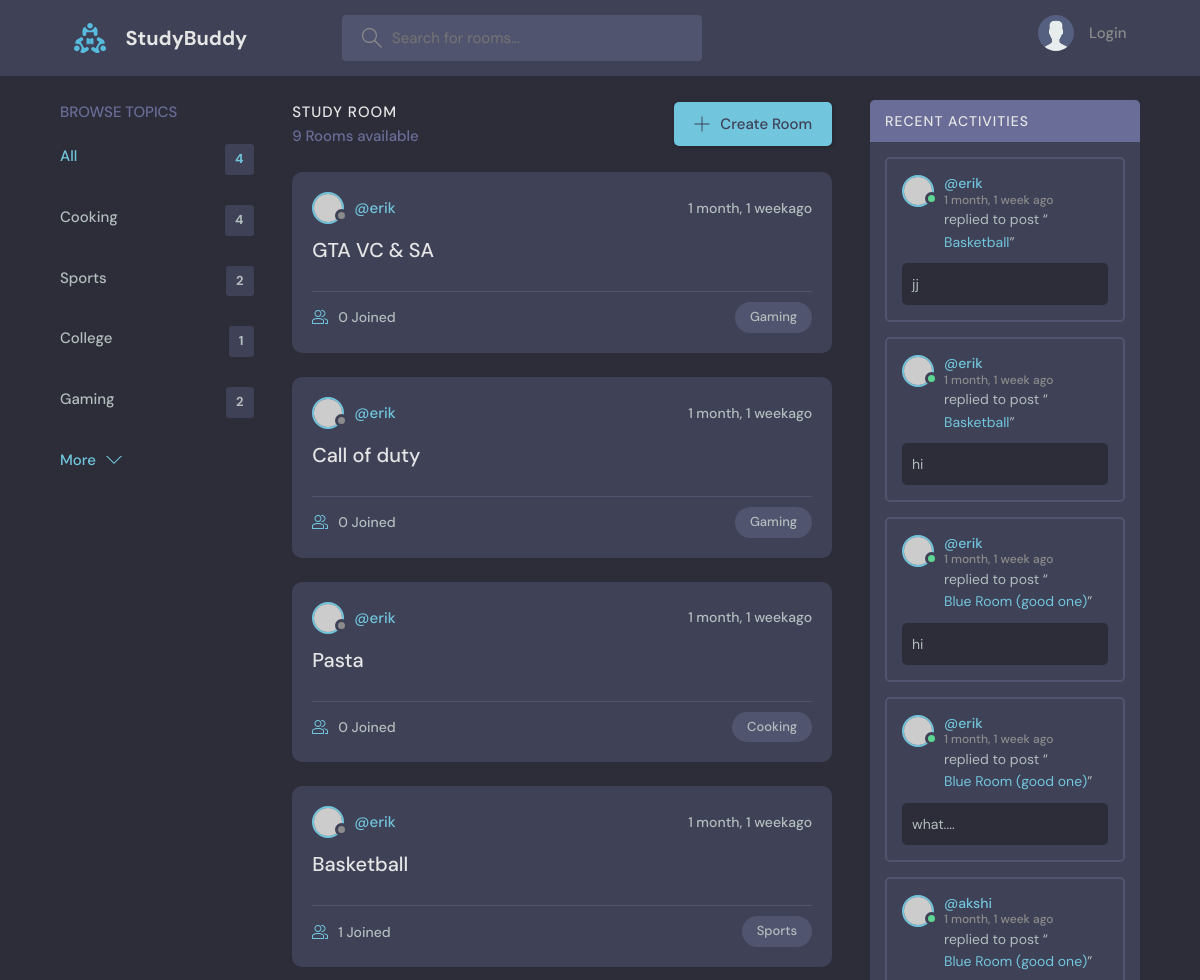
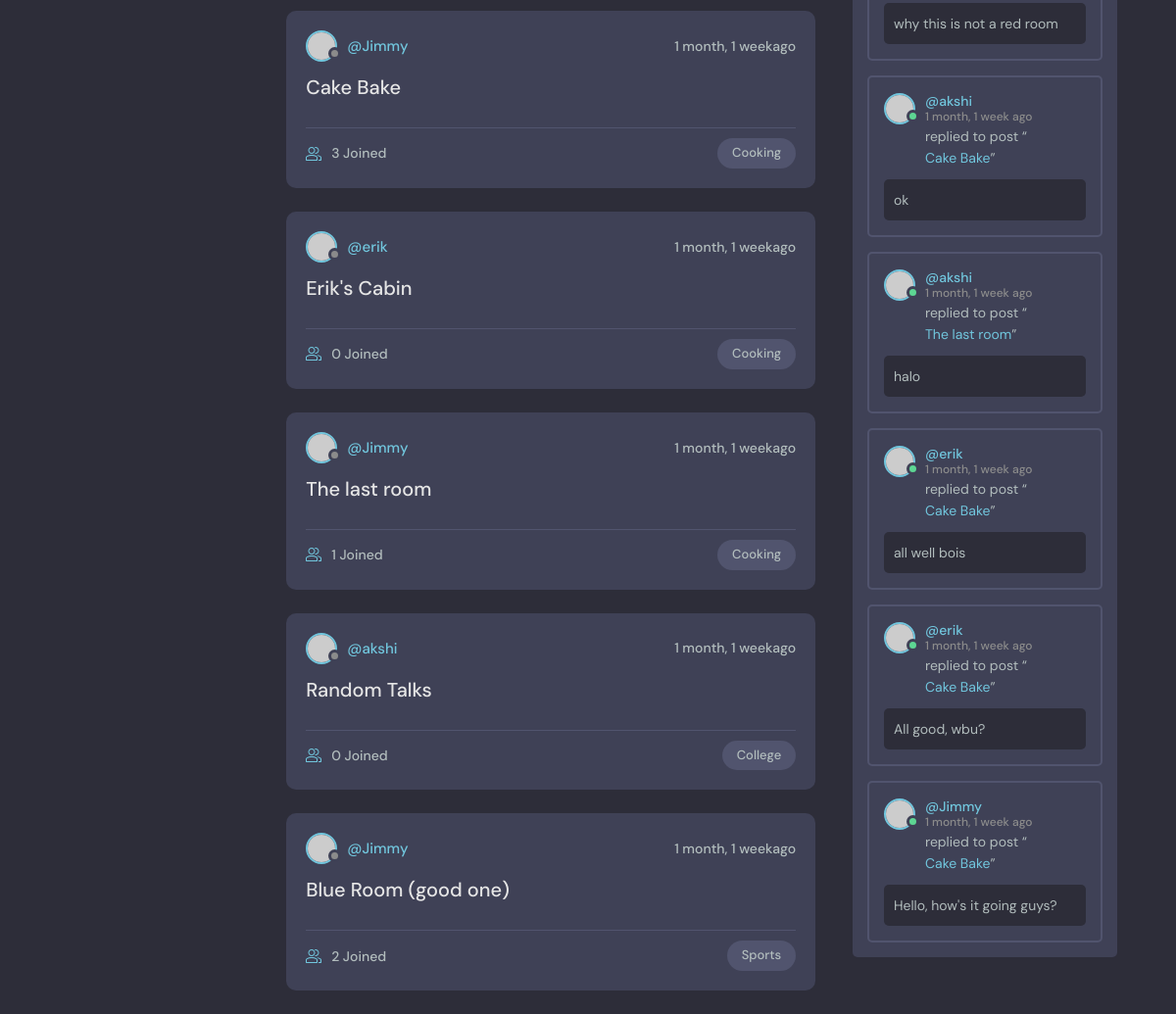
The app's page /rooms/, older data (2 pictures, top to bottom).
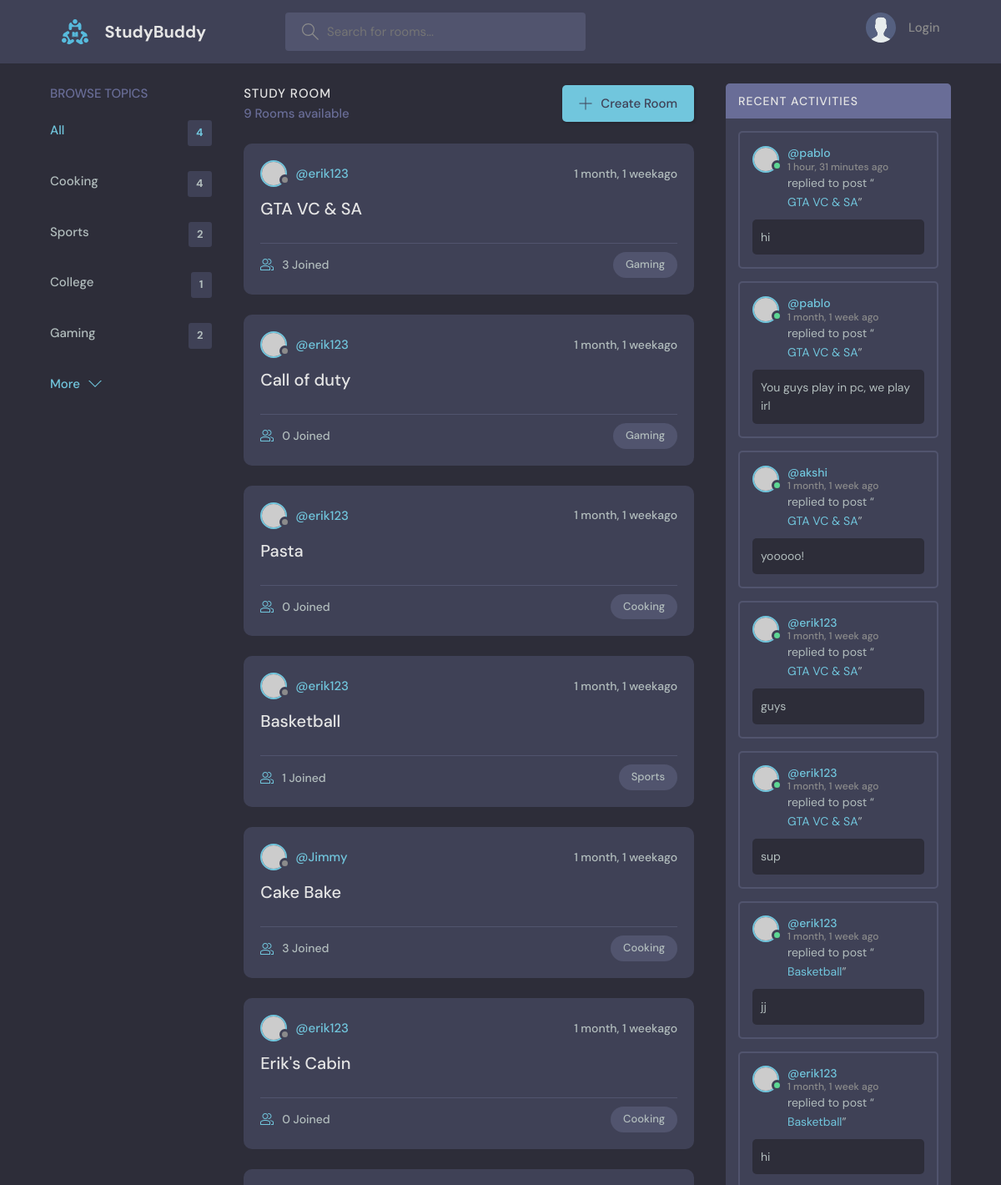
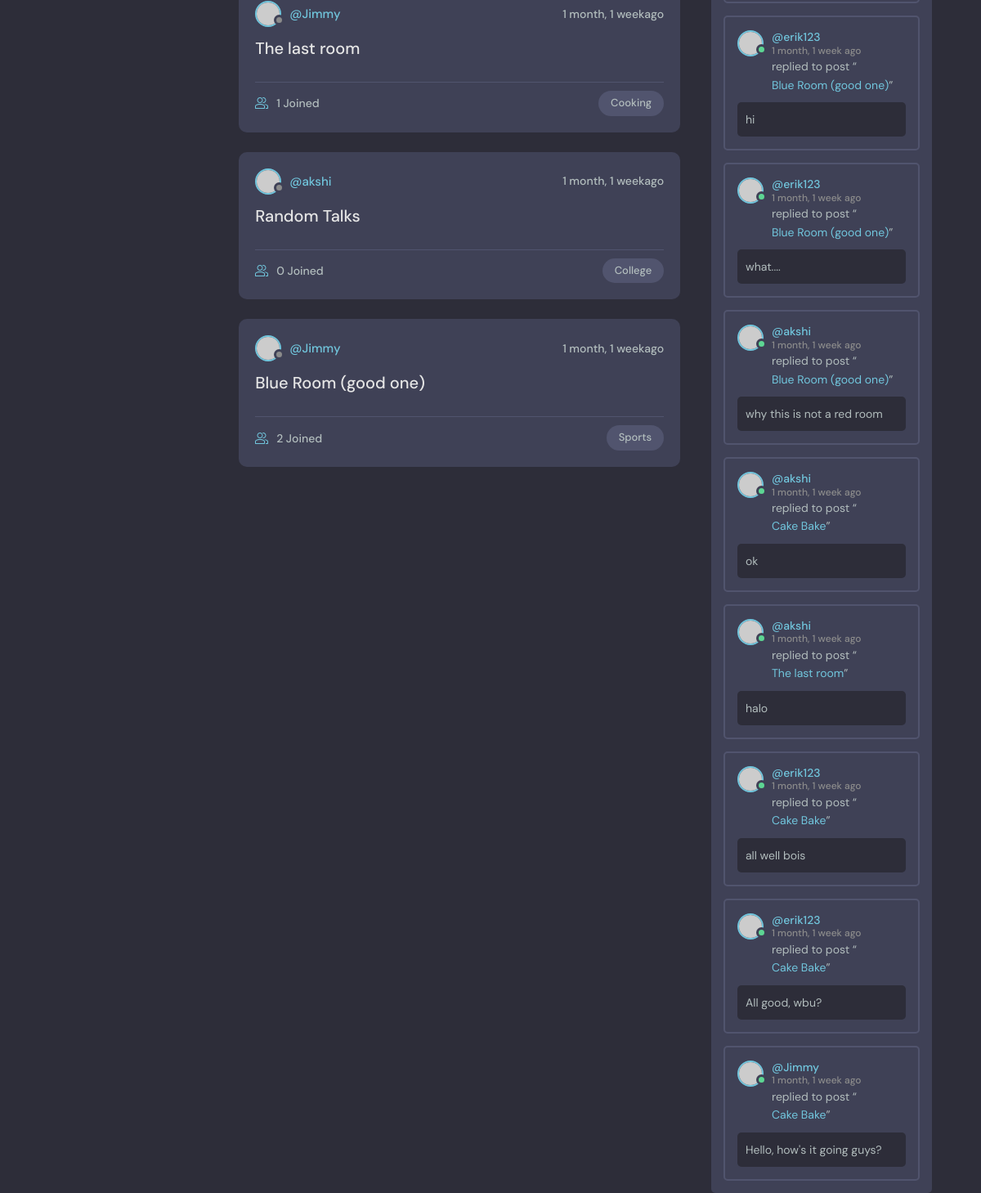
The same page, newer data (2 pictures, top to bottom).
### base/models.py (models this page shows, shortened)
class Topic(models.Model):
    name = models.CharField(max_length=100)
    def __str__(self):
        return self.name

class Room(models.Model):
    host = models.ForeignKey(User, on_delete=models.SET_NULL, null=True)
    topic = models.ForeignKey(Topic, on_delete=models.SET_NULL, null=True)
    name = models.CharField(max_length=20)
    description = models.TextField(null=True, blank=True)
    participants = models.ManyToManyField(User, related_name='participants', blank=True)
    updated = models.DateTimeField(auto_now=True)
    created = models.DateTimeField(auto_now_add=True)
    class Meta():
        ordering = ['-updated', '-created']
    def __str__(self):
        return self.name

class Message(models.Model):
    user = models.ForeignKey(User, on_delete=models.CASCADE)
    room = models.ForeignKey(Room, on_delete=models.CASCADE)
    body = models.TextField()
    updated = models.DateTimeField(auto_now=True)
    created = models.DateTimeField(auto_now_add=True)
    class Meta():
        ordering = ['-updated', '-created']

### base/views.py (the view)
# urls.py: path('rooms/',views.getRooms ),
def rooms(request):
    q = request.GET.get('q') if request.GET.get('q') != None else ''
    rooms_from_db = Room.objects.filter(
        Q(topic__name__icontains = q) |
        Q(name__icontains=q) |
        Q(description__icontains=q)
        )
    rooms_count = rooms_from_db.count()
    topics = Topic.objects.all()[0:5]
    room_messages = Message.objects.filter(Q(room__topic__name__icontains=q))
    context = { 'rooms': rooms_from_db, 'topics': topics, 'rooms_count': rooms_count, 'room_messages': room_messages }
    return render(request, 'base/rooms.html', context)

### base/templates/base/rooms.html (shortened to what this page needs)
{% extends 'main.html' %}
{% block content %}
<main class="layout layout--3">
  <div class="container">
    {% include 'base/topics_component.html' %}
    <div class="roomList">
      <div class="roomList__header">
        <div>
          <h2>Study Room</h2>
          <p>{{ rooms_count }} Rooms available</p>
        </div>
        <a class="btn btn--main" href="{% url 'create-room' %}">
          <svg version="1.1" xmlns="http://www.w3.org/2000/svg" width="32" height="32" viewBox="0 0 32 32">
            <title>add</title>
            <path
              d="M16.943 0.943h-1.885v14.115h-14.115v1.885h14.115v14.115h1.885v-14.115h14.115v-1.885h-14.115v-14.115z">
            </path>
          </svg>
          Create Room
        </a>
      </div>
     {% include 'base/feed_component.html' %}
    </div>
    {% include 'base/activity_component.html' %}
  </div>
</main>
{% endblock %}

### templates/main.html (shortened to what this page needs)
<!DOCTYPE html>
{% load static %}
<html lang="en">
  <head>
    <link rel="stylesheet" href="{% static 'styles/style.css' %}" />
  </head>
  <body>
    {% include 'navbar.html' %}
    {% block content %}
    {% endblock content %}
  </body>
</html>

### templates/navbar.html (shortened to what this page needs)
{% load static %}
<header class="header header--loggedIn">
    <div class="container">
        <a href="{% url 'rooms' %}" class="header__logo">
            <img src="{% static 'images/logo.svg' %}" />
            <h1>StudyBuddy</h1>
        </a>
        <form class="header__search" method="GET" action="{% url 'rooms' %}">
            <label>
                <input name="q" placeholder="Search for rooms..." />
            </label>
        </form>
        <nav class="header__menu">
            {% if request.user.is_authenticated %}
            <div class="header__user">
                <a href="{% url 'update-user' %}">
                    <div class="avatar avatar--medium active">
                        <img src="https://randomuser.me/api/portraits/men/37.jpg" />
                    </div>
                    <p>{{ request.user.username }} <span>@{{ request.user.username}}</span></p>
                </a>
                <button class="dropdown-button">
                    <svg version="1.1" xmlns="http://www.w3.org/2000/svg" width="32" height="32" viewBox="0 0 32 32">
                        <title>chevron-down</title>
                        <path d="M16 21l-13-13h-3l16 16 16-16h-3l-13 13z"></path>
                    </svg>
                </button>
            </div>
            {% else %}
            <a href="{% url 'login-page' %}">
                <img src="{% static 'images/avatar.svg' %}" />
                <p>Login</p>
            </a>
            {% endif %}
        </nav>
    </div>
</header>

### base/templates/base/topics_component.html
<div class="topics">
    <div class="topics__header">
      <h2>Browse Topics</h2>
    </div>
    <ul class="topics__list">
      <li>
        <a href="{% url 'rooms' %}" class="active">All <span>{{topics.count}}</span></a>
      </li>
      {% for topic in topics %}
      <li>
        <a href="{% url 'rooms' %}?q={{ topic.name }}">{{ topic.name }} <span>{{topic.room_set.all.count}}</span></a>
      </li>
      {% endfor %}
    </ul>
    <a class="btn btn--link" href="{% url 'topics' %}">
      More
      <svg version="1.1" xmlns="http://www.w3.org/2000/svg" width="32" height="32" viewBox="0 0 32 32">
        <title>chevron-down</title>
        <path d="M16 21l-13-13h-3l16 16 16-16h-3l-13 13z"></path>
      </svg>
    </a>
  </div>

### base/templates/base/feed_component.html (shortened to what this page needs)
{% for room in rooms %}
<div class="roomListRoom">
    <div class="roomListRoom__header">
      <a href="{% url 'user-profile' room.host.id %}" class="roomListRoom__author">
        <div class="avatar avatar--small">
          <img src="https://randomuser.me/api/portraits/women/11.jpg" />
        </div>
        <span>@{{room.host.username}}</span>
      </a>
      <div class="roomListRoom__actions">
        <span>{{room.created|timesince}}ago</span>
      </div>
    </div>
    <div class="roomListRoom__content">
      <a href="{% url 'room' room.id %}">{{room.name}}</a>
    </div>
    <div class="roomListRoom__meta">
      <a href="{% url 'room' room.id %}" class="roomListRoom__joined">
        {{room.participants.all.count}} Joined
      </a>
      <p class="roomListRoom__topic">{{room.topic}}</p>
    </div>
  </div>
  {% endfor %}

### base/templates/base/activity_component.html (shortened to what this page needs)
<div class="activities">
    <div class="activities__header">
      <h2>Recent Activities</h2>
    </div>
    {% for message in room_messages %}
    <div class="activities__box">
      <div class="activities__boxHeader roomListRoom__header">
        <a href="{% url 'user-profile' message.user.id %}" class="roomListRoom__author">
          <div class="avatar avatar--small active">
            <img src="https://randomuser.me/api/portraits/men/13.jpg" />
          </div>
          <p>
            @{{ message.user }}
            <span>{{ message.created|timesince }} ago</span>
          </p>
        </a>
      </div>
      <div class="activities__boxContent">
        <p>replied to post “<a href="{% url 'room' message.room.id %}">{{message.room}}</a>”</p>
        <div class="activities__boxRoomContent">
            {{message.body}}
        </div>
      </div>
    </div>
    {% endfor %}
  </div>

Row changes from the older to the newer data that the page shows:
changed through a linked row, Room "GTA VC & SA": host.username "erik" → "erik123"; participants.all.count "0" → "3"
changed through a linked row, Room "Call of duty": host.username "erik" → "erik123"
changed through a linked row, Room "Pasta": host.username "erik" → "erik123"
changed through a linked row, Room "Basketball": host.username "erik" → "erik123"
changed through a linked row, Room "Erik's Cabin": host.username "erik" → "erik123"
added Message: user "pablo", created "1 hour, 31 minutes", room "GTA VC & SA", body "hi"
added Message: user "pablo", created "1 month, 1 week", room "GTA VC & SA", body "You guys play in pc, we play irl"
added Message: user "akshi", created "1 month, 1 week", room "GTA VC & SA", body "yooooo!"
added Message: user "erik123", created "1 month, 1 week", room "GTA VC & SA", body "guys"
added Message: user "erik123", created "1 month, 1 week", room "GTA VC & SA", body "sup"
changed through a linked row, Message "jj": user "erik" → "erik123"
changed through a linked row, Message (number 7 of 15 on the later page): user "erik" → "erik123"
changed through a linked row, Message (number 8 of 15 on the later page): user "erik" → "erik123"
changed through a linked row, Message "what....": user "erik" → "erik123"
changed through a linked row, Message "all well bois": user "erik" → "erik123"
changed through a linked row, Message "All good, wbu?": user "erik" → "erik123"
